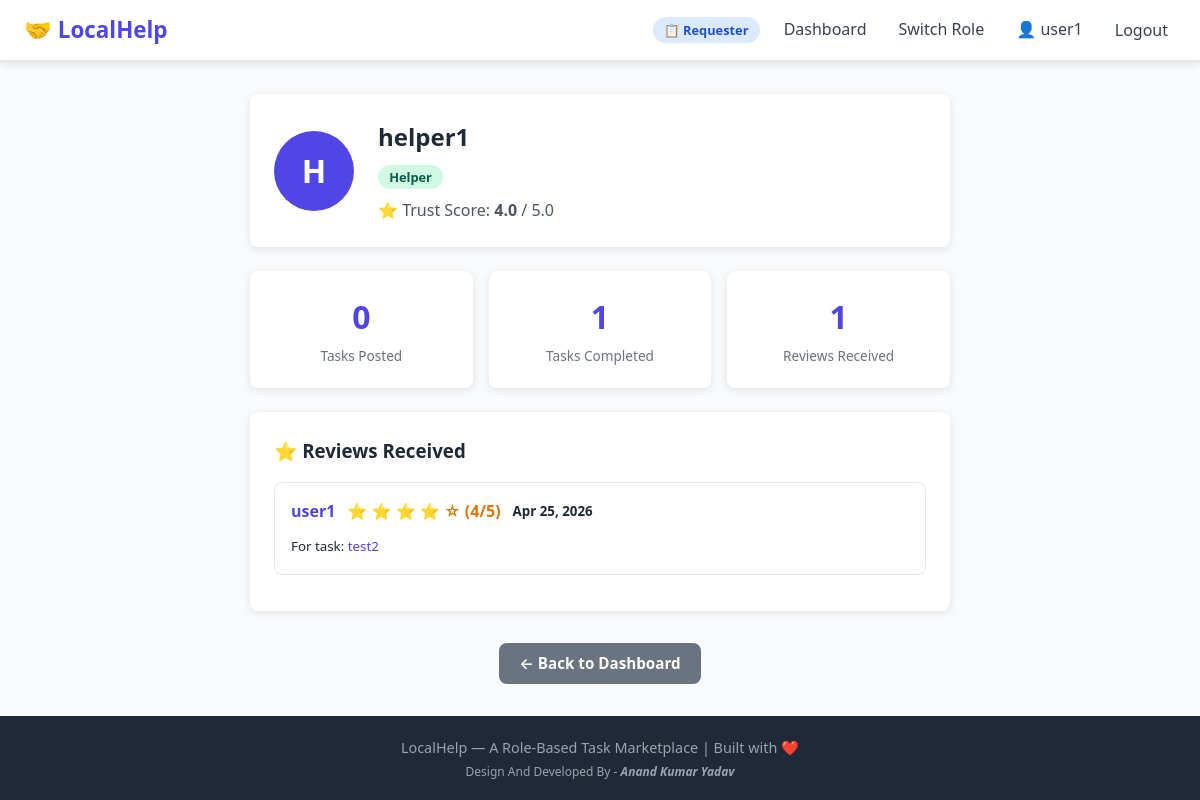
Screenshot of /profile/helper1/ (signed in) with the database file from the repository.
### core/models.py (models this page shows, shortened)
class UserProfile(models.Model):
    user = models.OneToOneField(User, on_delete=models.CASCADE, related_name='userprofile')
    ROLE_CHOICES = [
        ('requester', 'Requester'),  # (stored_value, display_label)
        ('helper', 'Helper'),
    ]
    active_role = models.CharField(
        max_length=20,
        choices=ROLE_CHOICES,
        default='requester'  # New users start as Requester
    )
    latitude = models.DecimalField(
        max_digits=9,   # Total digits (e.g., 28.123456 = 8 digits)
        decimal_places=6,  # Digits after decimal point
        blank=True,
        null=True
    )
    longitude = models.DecimalField(
        max_digits=9,
        decimal_places=6,
        blank=True,
        null=True
    )
    trust_score = models.FloatField(default=0.0)

class Rating(models.Model):
    task = models.ForeignKey(Task, on_delete=models.CASCADE, related_name='ratings')
    rater = models.ForeignKey(User, on_delete=models.CASCADE, related_name='ratings_given')
    ratee = models.ForeignKey(User, on_delete=models.CASCADE, related_name='ratings_received')
    rating = models.IntegerField()
    comment = models.TextField(blank=True, default='')
    created_at = models.DateTimeField(auto_now_add=True)

class Task(models.Model):
    STATUS_CHOICES = [
        ('CREATED', 'Created'),                             # Just created, not yet visible
        ('OPEN', 'Open'),                                   # Visible to helpers
        ('ACCEPTED', 'Accepted'),                          # A helper has taken it
        ('COMPLETION_REQUESTED', 'Completion Requested'), # Helper says done, waiting for requester
        ('COMPLETED', 'Completed'),                        # Requester confirmed, done!
        ('CANCELLED', 'Cancelled'),                        # Cancelled by either party
        ('EXPIRED', 'Expired'),                            # Nobody accepted within 30 minutes
    ]
    requester = models.ForeignKey(
        User,
        on_delete=models.CASCADE,
        related_name='tasks_as_requester'
    )
    helper = models.ForeignKey(
        User,
        on_delete=models.SET_NULL,  # If helper account deleted, don't delete the task
        null=True,
        blank=True,
        related_name='tasks_as_helper'
    )
    title = models.CharField(max_length=200)  # Short title, max 200 characters
    description = models.TextField()          # Longer text, no length limit
    payment_amount = models.DecimalField(
        max_digits=8,      # Up to 99999.99
        decimal_places=2   # Always 2 decimal places (like money)
    )
    latitude = models.DecimalField(max_digits=9, decimal_places=6, blank=True, null=True)
    longitude = models.DecimalField(max_digits=9, decimal_places=6, blank=True, null=True)
    status = models.CharField(
        max_length=30,
        choices=STATUS_CHOICES,
        default='OPEN'  # Tasks start as OPEN immediately (skip CREATED for simplicity)
    )
    created_at = models.DateTimeField(auto_now_add=True)
    accepted_at = models.DateTimeField(null=True, blank=True)
    completed_at = models.DateTimeField(null=True, blank=True)
    cancel_reason = models.TextField(blank=True, default='')

### core/views.py (the view)
# urls.py: path('profile/<str:username>/', views.view_profile, name='profile'),
def view_profile(request, username):
    if not request.user.is_authenticated:
        return redirect('login')
    profile_user = get_object_or_404(User, username=username)
    profile = profile_user.userprofile
    received_ratings = Rating.objects.filter(ratee=profile_user).order_by('-created_at')
    tasks_as_requester = Task.objects.filter(
        requester=profile_user,
        status='COMPLETED'
    ).count()
    tasks_as_helper = Task.objects.filter(
        helper=profile_user,
        status='COMPLETED'
    ).count()
    return render(request, 'core/profile.html', {
        'profile_user': profile_user,
        'profile': profile,
        'received_ratings': received_ratings,
        'tasks_as_requester': tasks_as_requester,
        'tasks_as_helper': tasks_as_helper,
    })

### core/templates/core/profile.html (shortened to what this page needs)
{% extends "base.html" %}
{% block content %}
<div class="profile-container">
    <div class="profile-header">
        <div class="profile-avatar">
            {{ profile_user.username|first|upper }}
        </div>
        <div class="profile-info">
            <h2>{{ profile_user.username }}</h2>
            <span class="role-badge role-{{ profile.active_role }}">
                {{ profile.active_role|capfirst }}
            </span>
            <div class="trust-score">
                {% if profile.trust_score > 0 %}
                    ⭐ Trust Score: <strong>{{ profile.trust_score }}</strong> / 5.0
                {% else %}
                    ⭐ No ratings yet
                {% endif %}
            </div>
        </div>
    </div>
    <div class="profile-stats">
        <div class="stat-card">
            <span class="stat-number">{{ tasks_as_requester }}</span>
            <span class="stat-title">Tasks Posted</span>
        </div>
        <div class="stat-card">
            <span class="stat-number">{{ tasks_as_helper }}</span>
            <span class="stat-title">Tasks Completed</span>
        </div>
        <div class="stat-card">
            <span class="stat-number">{{ received_ratings|length }}</span>
            <span class="stat-title">Reviews Received</span>
        </div>
    </div>
    <div class="profile-reviews">
        <h3>⭐ Reviews Received</h3>
        {% if received_ratings %}
            {% for rating in received_ratings %}
                <div class="rating-card">
                    <div class="rating-header">
                        <a href="{% url 'profile' rating.rater.username %}">{{ rating.rater.username }}</a>
                        <span class="stars">
                            {% for i in "12345" %}
                                {% if forloop.counter <= rating.rating %}⭐{% else %}☆{% endif %}
                            {% endfor %}
                            ({{ rating.rating }}/5)
                        </span>
                        <small>{{ rating.created_at|date:"M d, Y" }}</small>
                    </div>
                    <small>For task: <a href="{% url 'task_detail' rating.task.id %}">{{ rating.task.title }}</a></small>
                </div>
            {% endfor %}
        {% else %}
            <div class="empty-state">
                <p>No reviews yet.</p>
            </div>
        {% endif %}
    </div>
    <div style="text-align: center; margin-top: 2rem;">
        <a href="{% url 'dashboard' %}" class="btn btn-secondary">← Back to Dashboard</a>
    </div>
</div>
{% endblock %}

### templates/base.html (shortened to what this page needs)
<!DOCTYPE html>
<html lang="en">
<head>
    {% load static %}
    <link rel="stylesheet" href="{% static 'css/style.css' %}">
</head>
<body>
    <nav class="navbar">
        <div class="nav-brand">
            <a href="{% url 'home' %}">🤝 LocalHelp</a>
        </div>
        <div class="nav-links">
            {% if user.is_authenticated %}
                <span class="role-badge role-{{ user.userprofile.active_role }}">
                    {% if user.userprofile.active_role == 'requester' %}📋 Requester
                    {% else %}🔧 Helper{% endif %}
                </span>
                <a href="{% url 'dashboard' %}">Dashboard</a>
                <a href="{% url 'select_role' %}">Switch Role</a>
                <a href="{% url 'profile' user.username %}">
                    👤 {{ user.username }}
                </a>
                <form method="post" action="{% url 'logout' %}" style="display:inline;">
                    <button type="submit" class="btn-link">Logout</button>
                </form>
            {% else %}
                <a href="{% url 'login' %}">Login</a>
                <a href="{% url 'register' %}">Register</a>
            {% endif %}
        </div>
    </nav>
    <main class="main-content">
        {% block content %}
        {% endblock %}
    </main>
    <footer class="footer">
        <p>LocalHelp — A Role-Based Task Marketplace | Built with ❤️</p>
        <small>Design And Developed By -<b><i> Anand Kumar Yadav</i></b></small>
    </footer>
</body>
</html>

### static/css/style.css (style rules this page uses)
:root { --primary: #4F46E5; --primary-dark: #3730A3; --success: #16A34A; --danger: #DC2626; --warning: #D97706; --secondary: #6B7280; --status-open: #2563EB; --status-accepted: #7C3AED; --status-completion: #D97706; --status-completed: #16A34A; --status-cancelled: #DC2626; --status-expired: #6B7280; --max-width: 1100px; --border-radius: 8px; --shadow: 0 2px 8px rgba(0, 0, 0, 0.1); --shadow-lg: 0 4px 20px rgba(0, 0, 0, 0.15); --font: 'Segoe UI', system-ui, -apple-system, sans-serif; --font-size-base: 16px; }
*, *::before, *::after { box-sizing: border-box; margin: 0; padding: 0; }
body { font-family: var(--font); font-size: var(--font-size-base); background-color: #F9FAFB; color: #1F2937; line-height: 1.6; min-height: 100vh; display: flex; flex-direction: column; }
a { color: var(--primary); text-decoration: none; }
.main-content { flex: 1; padding: 2rem 1rem; max-width: var(--max-width); margin: 0 auto; width: 100%; }
.navbar { background-color: white; border-bottom: 2px solid #E5E7EB; padding: 0.75rem 1.5rem; display: flex; align-items: center; justify-content: space-between; box-shadow: var(--shadow); position: sticky; top: 0; z-index: 100; }
.nav-brand a { font-size: 1.4rem; font-weight: 700; color: var(--primary); text-decoration: none; }
.nav-links { display: flex; align-items: center; gap: 1rem; flex-wrap: wrap; }
.nav-links a { color: #374151; font-weight: 500; padding: 0.3rem 0.5rem; border-radius: 4px; transition: background 0.2s; }
.role-badge { padding: 0.2rem 0.7rem; border-radius: 999px; font-size: 0.8rem; font-weight: 600; }
.role-requester { background: #DBEAFE; color: #1D4ED8; }
.role-helper { background: #D1FAE5; color: #065F46; }
.btn-link { background: none; border: none; cursor: pointer; color: #374151; font-family: var(--font); font-size: 1rem; font-weight: 500; padding: 0.3rem 0.5rem; border-radius: 4px; }
.btn { display: inline-block; padding: 0.5rem 1.25rem; border-radius: var(--border-radius); font-size: 0.95rem; font-weight: 600; cursor: pointer; border: none; transition: opacity 0.2s, transform 0.1s; text-decoration: none; text-align: center; }
.btn-secondary { background: var(--secondary); color: white; }
.rating-card { border: 1px solid #E5E7EB; border-radius: var(--border-radius); padding: 1rem; margin-bottom: 0.75rem; }
.rating-header { display: flex; align-items: center; gap: 0.75rem; flex-wrap: wrap; margin-bottom: 0.5rem; font-weight: 600; }
.stars { color: #D97706; }
.profile-container { max-width: 700px; margin: 0 auto; }
.profile-header { display: flex; gap: 1.5rem; align-items: center; background: white; border-radius: var(--border-radius); box-shadow: var(--shadow); padding: 1.5rem; margin-bottom: 1.5rem; flex-wrap: wrap; }
.profile-avatar { width: 80px; height: 80px; border-radius: 50%; background: var(--primary); color: white; display: flex; align-items: center; justify-content: center; font-size: 2rem; font-weight: 700; flex-shrink: 0; }
.profile-info h2 { font-size: 1.5rem; margin-bottom: 0.5rem; }
.trust-score { margin-top: 0.5rem; color: #4B5563; }
.profile-stats { display: grid; grid-template-columns: repeat(3, 1fr); gap: 1rem; margin-bottom: 1.5rem; }
.stat-card { background: white; border-radius: var(--border-radius); box-shadow: var(--shadow); padding: 1.25rem; text-align: center; }
.stat-number { display: block; font-size: 2rem; font-weight: 700; color: var(--primary); }
.stat-title { font-size: 0.85rem; color: var(--secondary); }
.profile-reviews { background: white; border-radius: var(--border-radius); box-shadow: var(--shadow); padding: 1.5rem; }
.profile-reviews h3 { margin-bottom: 1rem; }
.footer { background: #1F2937; color: #9CA3AF; text-align: center; padding: 1.25rem; margin-top: auto; font-size: 0.9rem; }

### rows the page displays
UserProfile: active_role "Helper", trust_score "4.0"
Rating: rater.username "user1", rating "4", created_at "Apr 25, 2026", task "test2"

### other values shown
{{ user.username }} "user1"
{{ profile_user.username|first|upper }} "H"
{{ profile_user.username }} "helper1"
{{ tasks_as_requester }} "0"
{{ tasks_as_helper }} "1"
{{ received_ratings|length }} "1"
